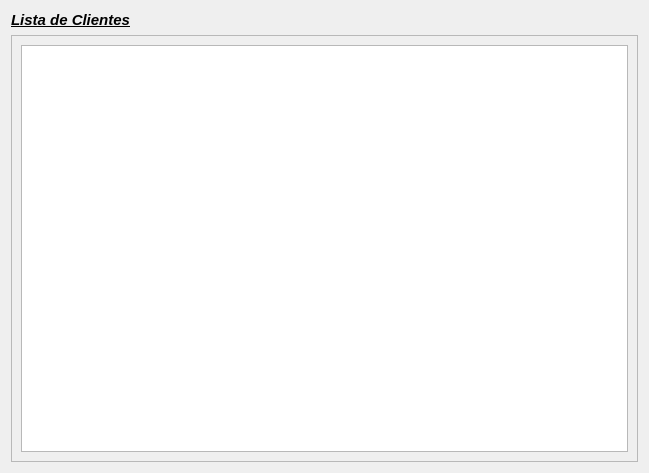
<?xml version="1.0" encoding="UTF-8"?>
<ui version="4.0">
 <class>Form</class>
 <widget class="QWidget" name="Form">
  <property name="geometry">
   <rect>
    <x>0</x>
    <y>0</y>
    <width>649</width>
    <height>473</height>
   </rect>
  </property>
  <property name="windowTitle">
   <string>Form</string>
  </property>
  <layout class="QVBoxLayout" name="verticalLayout_3">
   <item>
    <widget class="QLabel" name="label">
     <property name="text">
      <string>&lt;html&gt;&lt;head/&gt;&lt;body&gt;&lt;p&gt;&lt;span style=&quot; font-size:11pt; font-weight:600; font-style:italic; text-decoration: underline;&quot;&gt;Lista de Clientes&lt;/span&gt;&lt;/p&gt;&lt;/body&gt;&lt;/html&gt;</string>
     </property>
    </widget>
   </item>
   <item>
    <widget class="QScrollArea" name="scrollArea">
     <property name="widgetResizable">
      <bool>true</bool>
     </property>
     <widget class="QWidget" name="scrollAreaWidgetContents">
      <property name="geometry">
       <rect>
        <x>0</x>
        <y>0</y>
        <width>629</width>
        <height>429</height>
       </rect>
      </property>
      <layout class="QVBoxLayout" name="verticalLayout_2">
       <item>
        <widget class="QTableWidget" name="tabela_cliente"/>
       </item>
      </layout>
     </widget>
    </widget>
   </item>
  </layout>
 </widget>
 <resources/>
 <connections/>
</ui>
